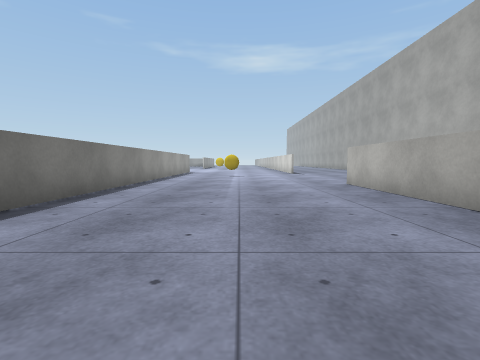
view 1 (above)

17 first-person views from a walk through a scene from a Unity 3-D project. The camera is 0.62 m above the floor, tilts 4° down and sees 85° across. The floor is counted in squares, 1 m on a side. Each view is taken from the middle of a square. On the plan, view 1 faces up. The plan holds only what a view shows up to about 9 squares ahead; the rest is blank. The place goes on beyond the plan. Surface patterns are stand-ins for the level's own textures.

view 2
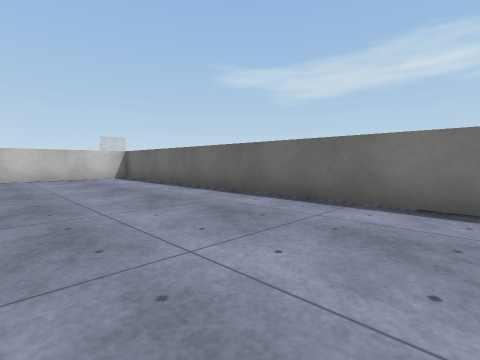

view 3
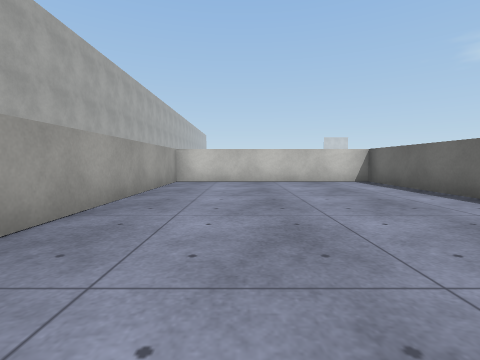

view 4
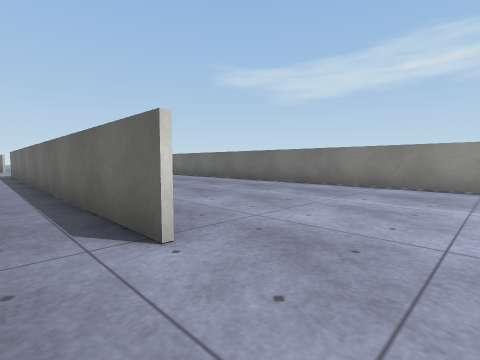

view 5
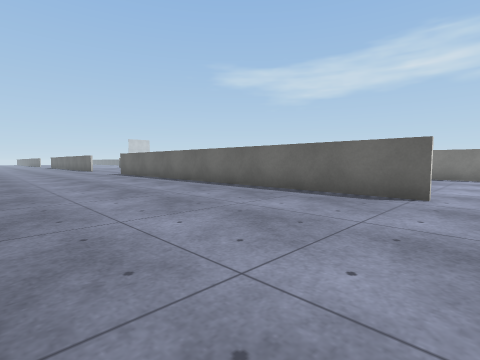

view 6
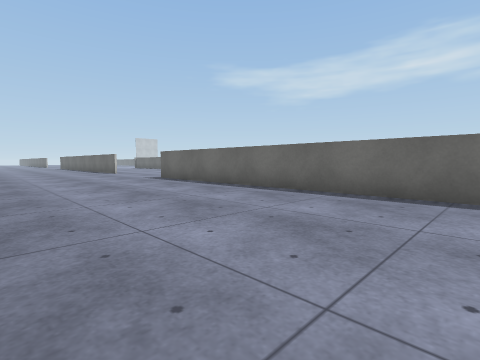

view 7
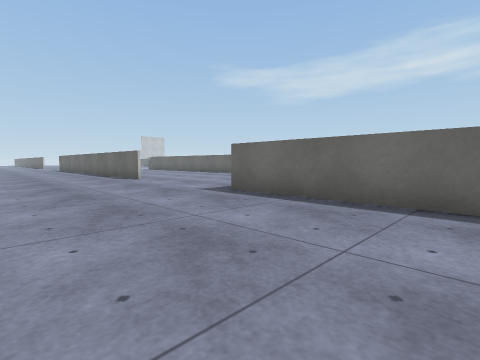

view 8
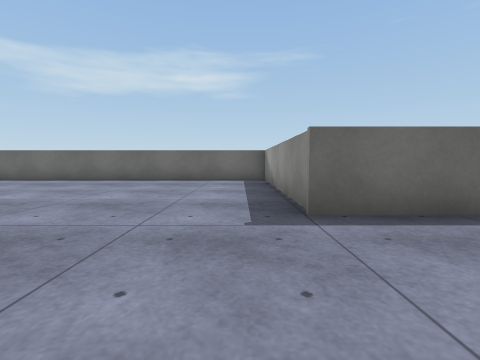

view 9
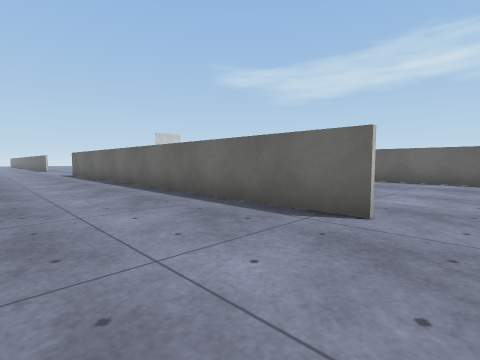

view 10
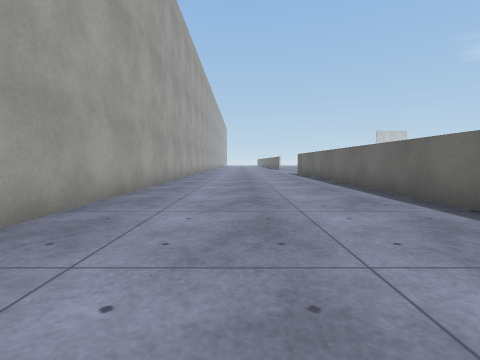

view 11
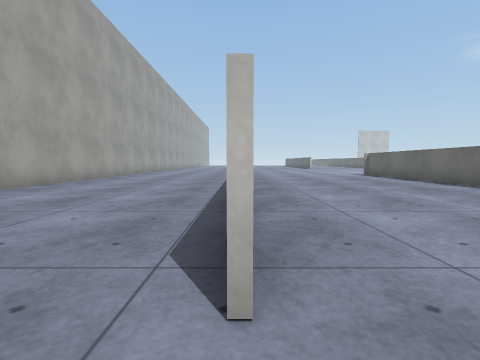

view 12
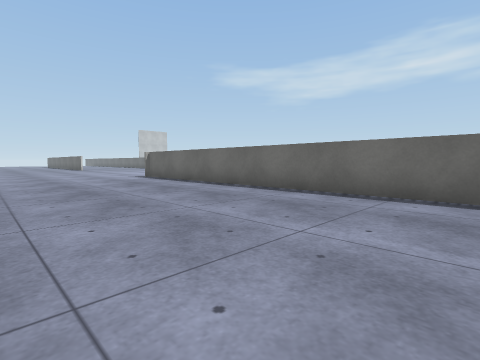

view 13
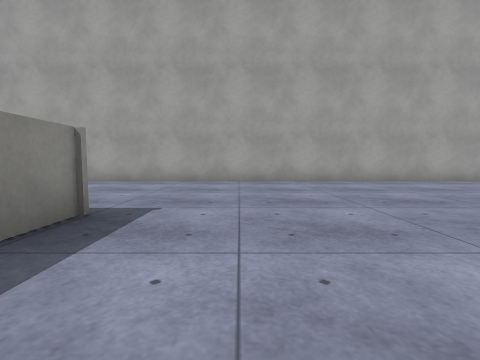

view 14
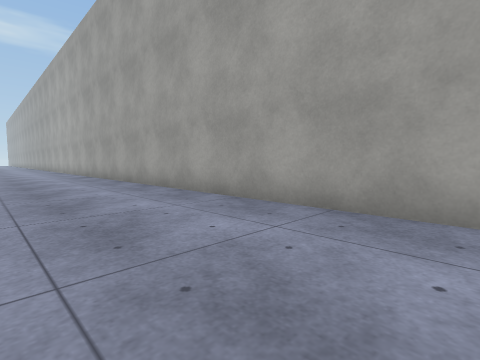

view 15
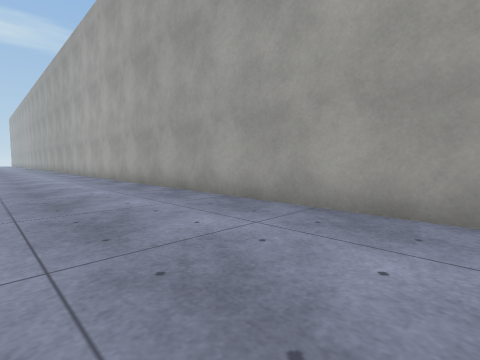

view 16
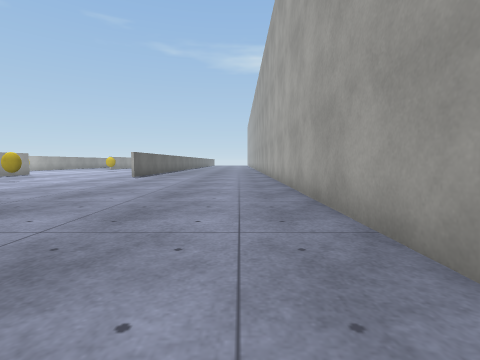

view 17
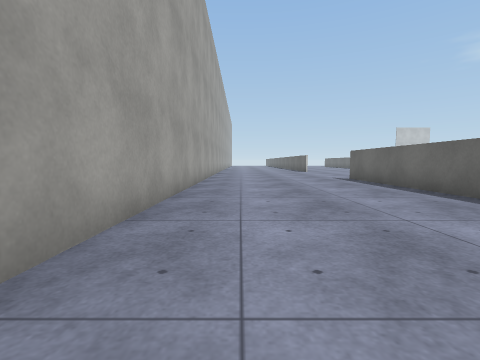

### Floor plan
Points are (right, up) in squares from view 1. A wall is a line through its corners. A room is listed if a view was taken in it or the views show most of it. See-through windows are left out.
Room 1 (views 1, 2, 3)
walls: (2.9, 3.1) (2.9, 7.2); (-3, 9) (-3, -4.9); (-3, -5) (2.9, -5) (2.9, 1)
ways out: opening at (3, 8.5) to room 2
Room 2 (views 4, 5, 6, 7, 8, 9, 10, 11, 12, 13, 14, 15, 16, 17)
walls: (3, -9.9) (3, -19.5); (-3, -4.9) (-3, -18.9); (8.2, -19.5) (8.2, 9.5); (3, 7.2) (3, -5.2) (-2.9, -5.2)
ways out: opening at (3, 8.5) to room 1

Positions as (right, up) in squares from view 1, and headings:
1: (0, 0), facing up
2: (1, 5), facing down-left
3: (1, 3), facing down
4: (4, 9), facing down-left
5: (8, 8), facing down-left
6: (8, 4), facing down-left
7: (7, -1), facing down-left
8: (6, -6), facing left
9: (6, -9), facing down-left
10: (6, -9), facing down
11: (3, -9), facing down
12: (2, -11), facing down-left
13: (0, -7), facing right
14: (5, -5), facing up-right
15: (5, 0), facing up-right
16: (7, 3), facing up
17: (7, -13), facing down
